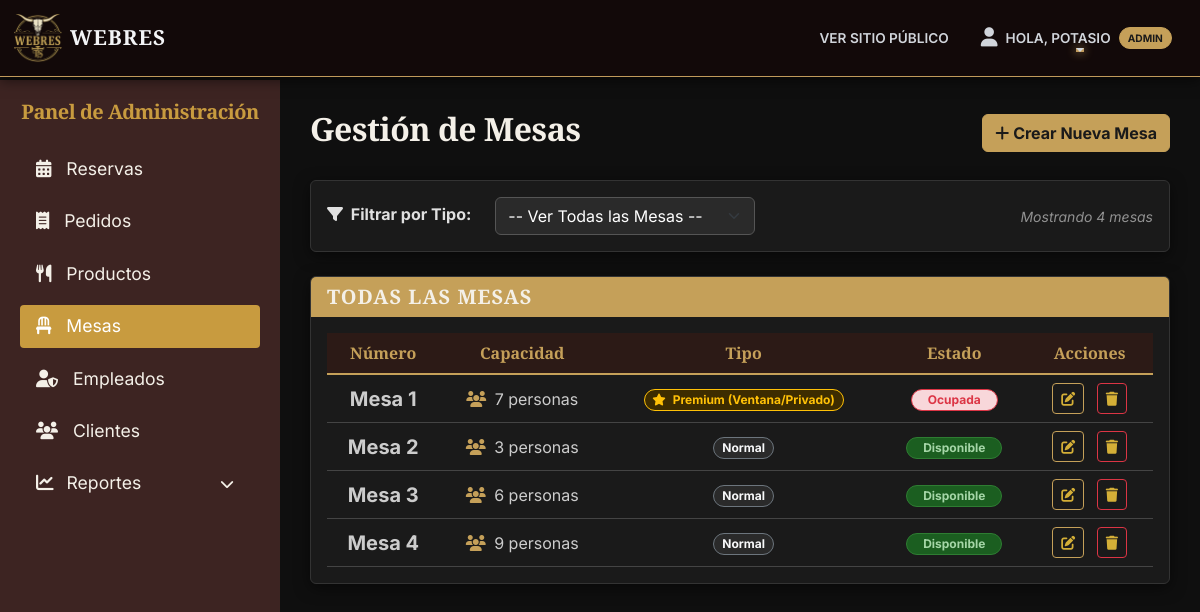
/panel/mesas/ (signed in), run on an earlier commit of the app's database.
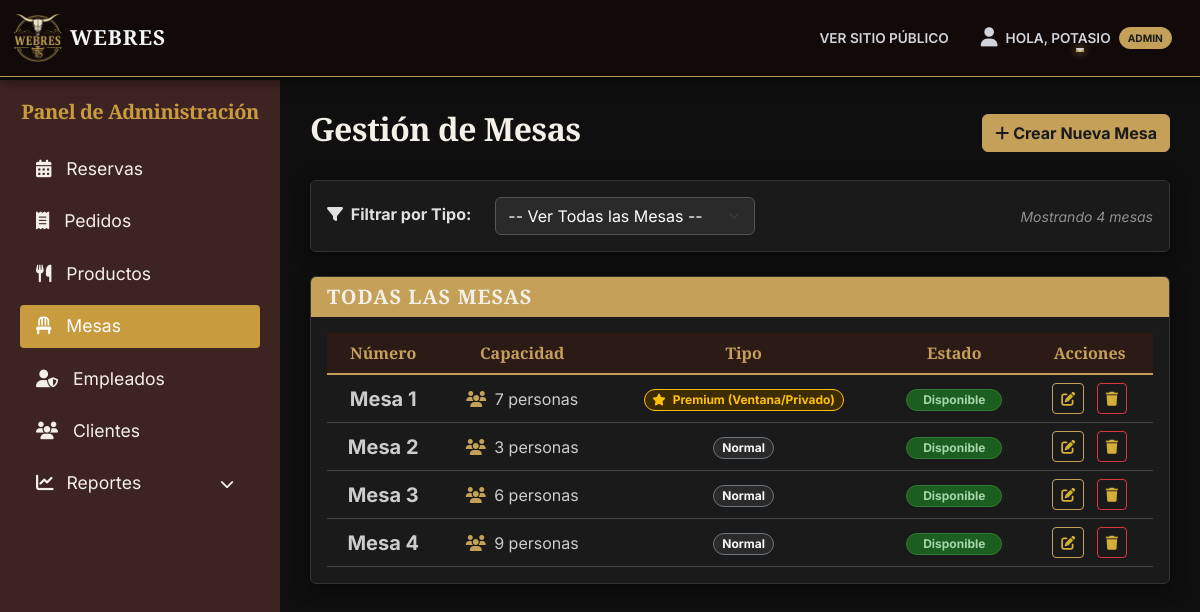
And on a later commit of the database.
### core/models.py (models this page shows, shortened)
class Mesa(models.Model):
    ESTADO_CHOICES = (
        ('DISPONIBLE', 'Disponible'),
        ('OCUPADA', 'Ocupada'),
        ('RESERVADA', 'Reservada'),
        ('MANTENIMIENTO', 'Mantenimiento'),
    )
    TIPO_CHOICES = (
        ('NORMAL', 'Normal'),
        ('PREMIUM', 'Premium (Ventana/Privado)'),
    )
    numero = models.IntegerField(unique=True, help_text="Número de la mesa")
    capacidad = models.IntegerField(help_text="Número de personas que puede sentar")
    estado = models.CharField(max_length=20, choices=ESTADO_CHOICES, default='DISPONIBLE')
    tipo = models.CharField(max_length=10, choices=TIPO_CHOICES, default='NORMAL')

### dashboard/views.py (the view)
# urls.py: path('mesas/', views.mesa_list, name='dashboard_mesas'),
@admin_requerido
def mesa_list(request):
    tipos_opciones = Mesa.TIPO_CHOICES
    filtro_tipo = request.GET.get('tipo')
    mesas = Mesa.objects.all().order_by('numero')
    if filtro_tipo:
        mesas = mesas.filter(tipo=filtro_tipo)
    context = {
        'mesas': mesas,
        'tipos_opciones': tipos_opciones,
        'filtro_actual': filtro_tipo
    }
    return render(request, 'dashboard/mesa_list.html', context)

### dashboard/views.py (called while the page is built)
def admin_requerido(function):
    return user_passes_test(
        lambda u: u.is_authenticated and u.is_superuser,
        login_url='dashboard_home',
        redirect_field_name=None
    )(function)

### templates/dashboard/mesa_list.html (shortened to what the changed rows need)
{% extends 'dashboard/base_dashboard.html' %}
{% block content %}
<div class="d-flex justify-content-between align-items-center mb-4">
    <h1 class="fs-2" style="color: #f4f0e8;">Gestión de Mesas</h1>
</div>
<div class="card shadow-sm">
    <div class="card-body">
        <div class="table-responsive">
            <table class="table table-hover align-middle">
                <thead>
                    <tr>
                        <th scope="col" class="text-center">Número</th>
                        <th scope="col" class="text-center">Capacidad</th>
                        <th scope="col" class="text-center">Tipo</th>
                        <th scope="col" class="text-center">Estado</th>
                        <th scope="col" class="text-center">Acciones</th>
                    </tr>
                </thead>
                <tbody>
                    {% for m in mesas %}
                    <tr>
                        <td class="text-center fw-bold text-white fs-5">
                            Mesa {{ m.numero }}
                        </td>
                        <td class="text-center">
                            <i class="fa fa-users me-1" style="color: #c5a059;"></i> {{ m.capacidad }} personas
                        </td>
                        <td class="text-center">
                            {% if m.tipo == 'PREMIUM' %}
                                <span class="badge rounded-pill border border-warning text-warning" style="background-color: #3d2c00;">
                                    <i class="fa fa-star me-1"></i> {{ m.get_tipo_display }}
                                </span>
                            {% else %}
                                <span class="badge rounded-pill border border-secondary text-light" style="background-color: #2a2a2a;">
                                    {{ m.get_tipo_display }}
                                </span>
                            {% endif %}
                        </td>
                        <td class="text-center">
                            {% if m.estado == 'DISPONIBLE' %}
                                <span class="badge badge-status-delivered rounded-pill px-3">
                                    Disponible
                                </span>
                            {% elif m.estado == 'OCUPADA' %}
                                <span class="badge bg-danger-subtle text-danger border border-danger rounded-pill px-3">
                                    Ocupada
                                </span>
                            {% elif m.estado == 'RESERVADA' %}
                                <span class="badge bg-info-subtle text-info border border-info rounded-pill px-3">
                                    Reservada
                                </span>
                            {% else %}
                                <span class="badge bg-secondary text-white rounded-pill px-3">
                                    {{ m.get_estado_display }}
                                </span>
                            {% endif %}
                        </td>
                        <td class="text-center">
                            <a href="{% url 'mesa_update' m.pk %}" class="btn btn-sm btn-outline-primary mx-1" title="Editar">
                                <i class="fa fa-edit"></i>
                            </a>
                            <a href="{% url 'mesa_delete' m.pk %}" class="btn btn-sm btn-outline-danger mx-1" title="Eliminar">
                                <i class="fa fa-trash"></i>
                            </a>
                        </td>
                    </tr>
                    {% endfor %}
                </tbody>
            </table>
        </div>
    </div>
</div>
{% endblock %}

What changed in the data, as far as the page shows it:
changed Mesa "Premium (Ventana/Privado)": estado "Ocupada" → "Disponible"
